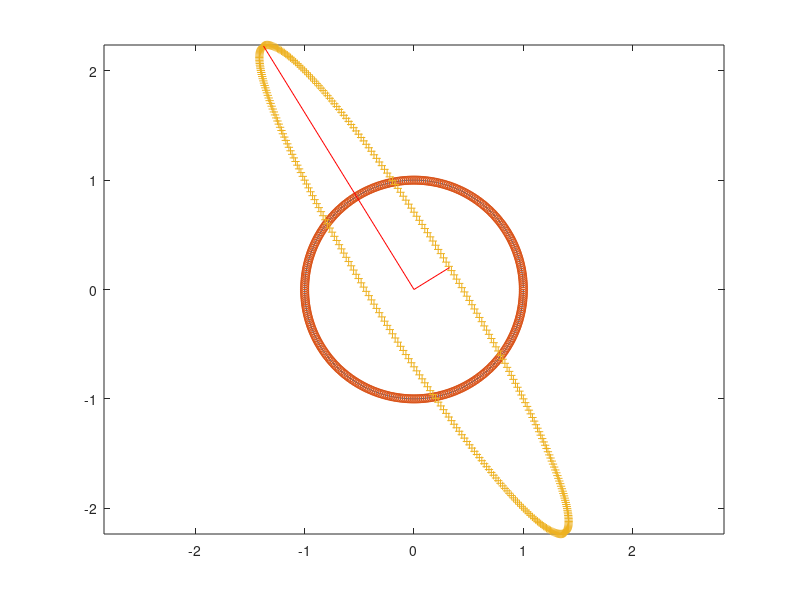

MATLAB code to generate this figure:
circ = zeros(2, 360);
deg=1: 1: 360;
circ(1, :) = cos(deg *pi / 180);
circ(2, :) = sin(deg * pi / 180);
plot(circ(1,:),circ(2,:))
A=[1,1;-1,-2];
[U, S, V]=svd(A);
hold on;
axis equal;
plot(circ(1, :), circ(2, :), 'o')
Acirc = A*circ;	
plot(Acirc(1, :), Acirc(2, :), '+')	
Uline = [ U(:,1)*S(1,1)	[ 0 0 ]'	U(:,2)*S(2,2) ];
plot(Uline(1, :), Uline(2, :), '-r')
hold off;